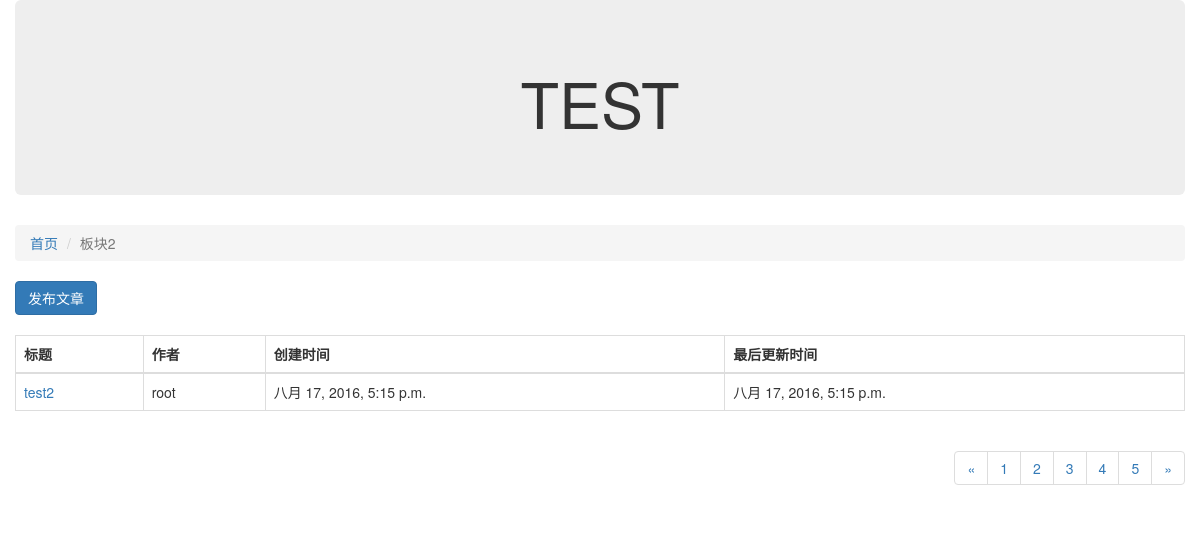
/article/list/2, run on an earlier commit of the app's database.
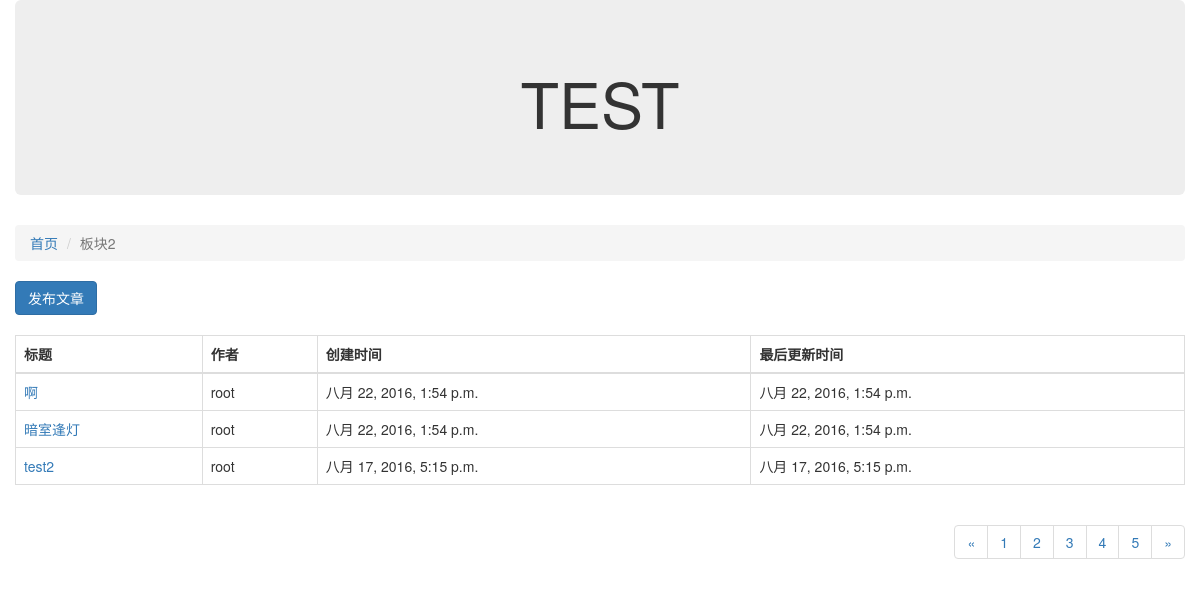
And on a later commit of the database.
### block/models.py (models this page shows, shortened)
class Block(models.Model):
    name=models.CharField('版块名称',max_length=100)
    desc=models.CharField('版块描述',max_length=100)
    manger_name=models.CharField('版块管理员',max_length=100)
    status=models.IntegerField('状态',choices=((0,'正常'),(-1,'删除')))
    class Meta:
        verbose_name="版块"
        verbose_name_plural="版块"

### article/models.py (models this page shows, shortened)
class Article(models.Model):
    owner=models.ForeignKey(User,verbose_name="作者")
    block=models.ForeignKey(Block, verbose_name="版块ID")
    title=models.CharField("文章标题",max_length=100)
    content=models.CharField("文章内容", max_length=10000)
    status=models.IntegerField("状态",choices=((0,"正常"),(-1,"删除")))
    create_timestamp=models.DateTimeField("创建时间",auto_now_add=True)
    last_update_timestamp=models.DateTimeField("更新时间",auto_now=True)
    class Meta:
        verbose_name="文章"
        verbose_name_plural="文章"

### article/views.py (the view)
# urls.py: url(r'^list/(?P<block_id>\d+)', article_list),
def article_list(request,block_id):
    ARTICLE_CNT_1PAGE=10
    page_no=int(request.GET.get("page_no","1"))
    block_id=int(block_id)
    block=Block.objects.get(id=block_id)
    all_articles=Article.objects.filter(block=block,status=0).order_by("-id")
    p=Paginator(all_articles,ARTICLE_CNT_1PAGE)
    page=p.page(page_no)
    articles_objs=page.object_list
    return render(request,"article_list.html",{"articles":articles_objs,"b":block})

### article/templates/article_list.html
{% extends "base.html" %}
{% block content %}
<ol class="breadcrumb">
  <li><a href="/">首页</a></li>
  <li class="active">{{ b.name }}</li>
</ol>
<a href="/article/create/{{ b.id }}" class="btn btn-primary">发布文章</a>
<br />
<br />
<table class="table table-hover table-bordered">
  <thead>
    <tr>
      <th>标题</th>
      <th>作者</th>
      <th>创建时间</th>
      <th>最后更新时间</th>
    </tr>
  </thead>
  <tbody>
    {% for article in articles %}
    <tr>
      <td><a href="/article/detail/{{ article.id }}">{{ article.title }}</a></td>
      <td>{{ article.owner }}</td>
      <td>{{ article.create_timestamp }}</td>
      <td>{{ article.last_update_timestamp }}</td>
    </tr>
    {% endfor %}
  </tbody>
</table>
<nav class="pull-right">
  <ul class="pagination">
    <li>
      <a href="#" aria-label="Previous">
        <span aria-hidden="true">&laquo;</span>
      </a>
    </li>
    <li><a href="#">1</a></li>
    <li><a href="#">2</a></li>
    <li><a href="#">3</a></li>
    <li><a href="#">4</a></li>
    <li><a href="#">5</a></li>
    <li>
      <a href="#" aria-label="Next">
        <span aria-hidden="true">&raquo;</span>
      </a>
    </li>
  </ul>
</nav>
{% endblock %}

### templates/base.html (shortened to what this page needs)
<!DOCTYPE html>
<html lang="zh-CN">
  <head>
    <link href="/static/css/bootstrap.min.css" rel="stylesheet">
  </head>
  <body>
    <div class="container">
      <div class="row">
        <div class="jumbotron">
          <center><h1>TEST</h1></center>
        </div>
      </div>
      <div class="row">
	{% block content %}
	{% endblock %}
      </div>
    </div>
  </body>
</html>

What changed in the data, as far as the page shows it:
added Article: title "啊", owner "root", create_timestamp "八月 22, 2016, 1:54 p.m.", last_update_timestamp "八月 22, 2016, 1:54 p.m."
added Article: title "暗室逢灯", owner "root", create_timestamp "八月 22, 2016, 1:54 p.m.", last_update_timestamp "八月 22, 2016, 1:54 p.m."
